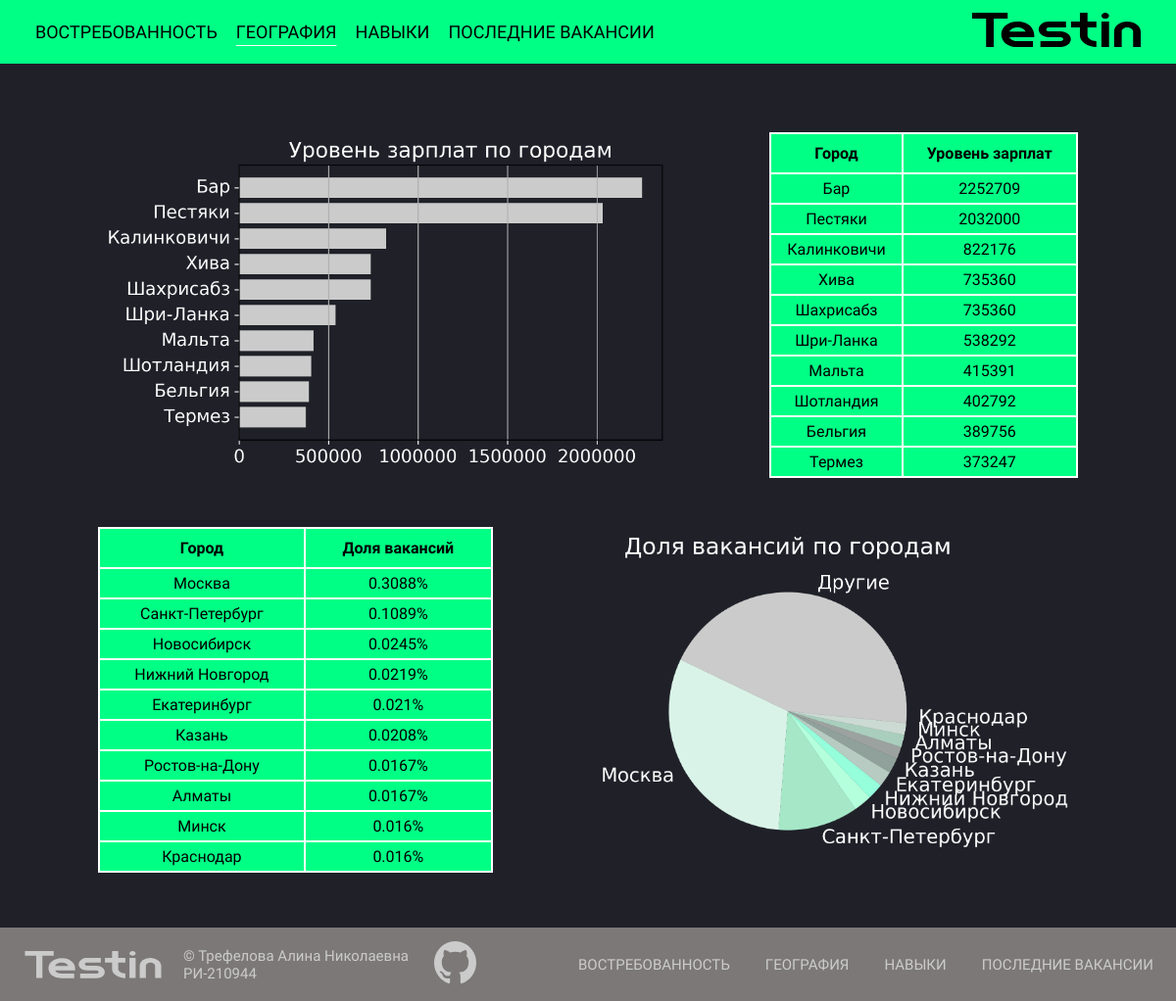
/geography, run on an earlier commit of the app's database.
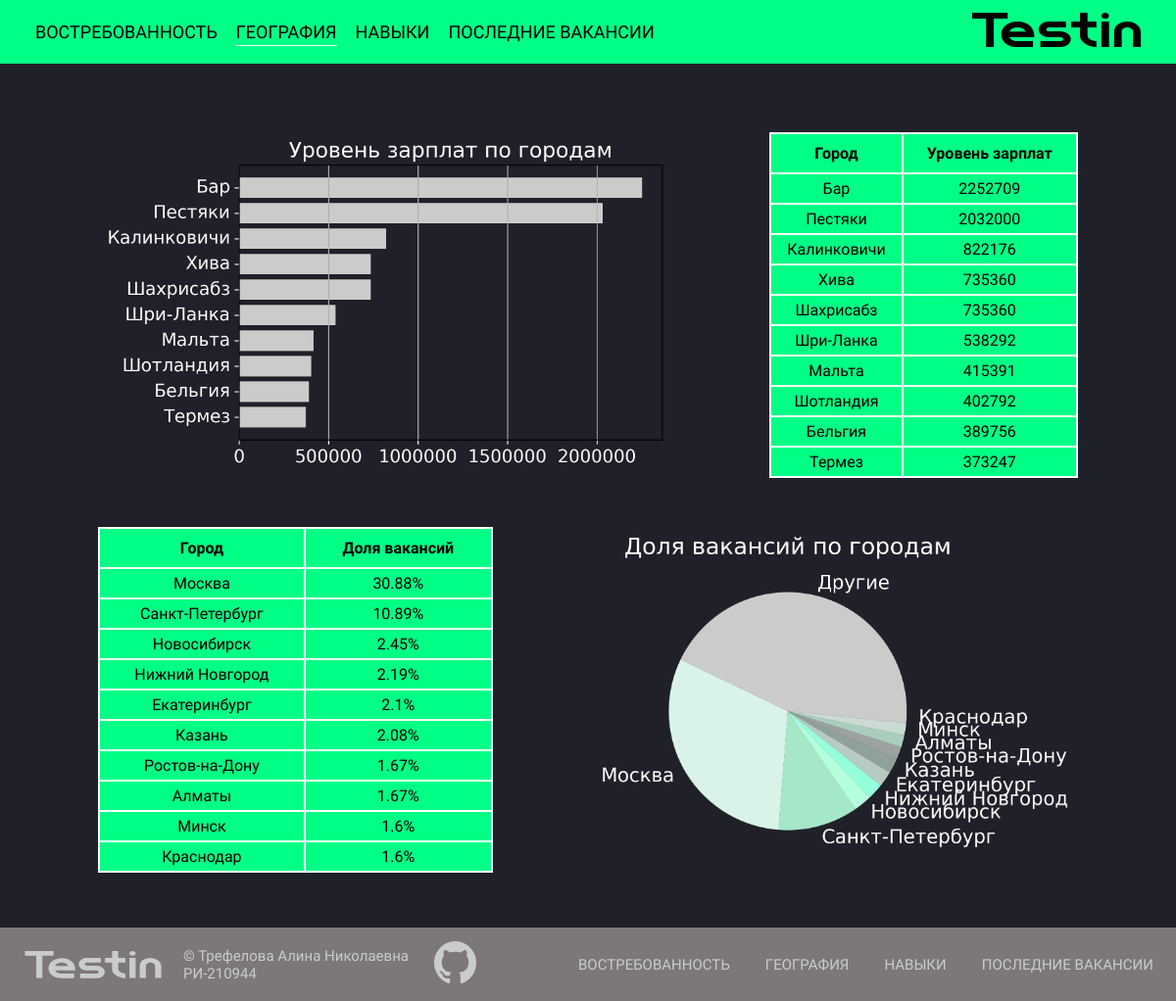
And on a later commit of the database.
### testin/models.py (models this page shows, shortened)
class salaryCities(models.Model):
    city = models.CharField('Город', max_length=50)
    salary = models.IntegerField('Средняя зарплата')
    class Meta:
        verbose_name = 'Город'
        verbose_name_plural = 'Города по зарплатам'

class vacanciesCities(models.Model):
    city = models.CharField('Город', max_length=50)
    vacancies = models.FloatField('Доля вакансий')
    class Meta:
        verbose_name = 'Город'
        verbose_name_plural = 'Города по кол-ву вакансий'

### testin/views.py (the view)
# urls.py: path('geography', geography_page),
def geography_page(reqest):
    data = {
        'salaryCities' : [salaryCities.objects.get(id=i) for i in range(1, 11)],
        'vacanciesCities' : [vacanciesCities.objects.get(id=i) for i in range(1, 11)],
    }
    return render(reqest, 'geography.html', context=data)

### templates/geography.html (shortened to what this page needs)
<!DOCTYPE html>
<html lang="ru">
    <head>
        {% load static %}
        <link href="{% static 'css/style.css'%}" rel="stylesheet">
        <link href="{% static 'css/table.css'%}" rel="stylesheet">
        <link href="{% static 'css/geography.css'%}" rel="stylesheet">
    </head>
    <body>
        <header class="main-header">
            <nav class="site-navigation">
                <ul class="site-navigation-list">
                    <li class="site-navigation-list-item"><a href="/demand">Востребованность</a></li>
                    <li class="site-navigation-list-item active"><a href="/geography">География</a></li>
                    <li class="site-navigation-list-item"><a href="/skills">Навыки</a></li>
                    <li class="site-navigation-list-item"><a href="/vacancies">Последние вакансии</a></li>
                </ul>
                <a href="/"><img class="main-logo" src="{% static 'img/header_logo.svg'%}" width="172" height="35" alt="Логотип Testin"></a>
            </nav>
        </header>
        <main>
            <div class="first">
                <img src="{% static 'img/salaryCity.png'%}" height="350" alt="График уровня зарплат по городам">
                <table class="salary-city-table">
                    <tr><th>Город</th><th>Уровень зарплат</th></tr>
                    {% for city in salaryCities %}
                        <tr><td>{{ city.city }}</td><td>{{ city.salary }}</td></tr>
                    {% endfor %}
                </table>
            </div>
            <div>
                <table class="vacancies-city-table">
                    <tr><th>Город</th><th>Доля вакансий</th></tr>
                    {% for city in vacanciesCities %}
                        <tr><td>{{ city.city }}</td><td>{{ city.vacancies }}%</td></tr>
                    {% endfor %}
                </table>
                <img src="{% static 'img/vacanciesCity.png'%}" height="350" alt="График доли вакансий по городам">
            </div>
        </main>
        <footer class="main-footer">
            <img class="footer-logo" src="{% static 'img/footer_logo.svg'%}" width="144" height="28" alt="Логотип Testin">
            <div class="author">
                <p>© Трефелова Алина Николаевна</p>
                <p>РИ-210944</p>
            </div>
            <a class="git" href="https://github.com/malinainsugar/Trefelova"><img  src="{% static 'img/git.svg'%}" width="43" height="43" alt="github"></a>
            <ul class="footer-navigation-list">
                <li class="footer-navigation-list-item"><a href="/demand">Востребованность</a></li>
                <li class="footer-navigation-list-item"><a href="/geography">География</a></li>
                <li class="footer-navigation-list-item"><a href="/skills">Навыки</a></li>
                <li class="footer-navigation-list-item"><a href="/vacancies">Последние вакансии</a></li>
            </ul>
        </footer>
    </body>
</html>

### static/css/style.css (style rules this page uses)
html { height: 100%; }
body { background-color: #1F2028; font-family: 'Raleway'; font-weight: 400; font-size: 18px; line-height: 21px; color: white; margin: 0; padding: 0; min-height: 100%; }
.main-header { background-color: #00FF85; margin: 0; padding: 13px 36px; margin-bottom: 70px; }
.site-navigation { display: flex; }
.site-navigation-list { list-style: none; margin: auto; margin-left: 0; padding: 0; display: flex; flex-wrap: wrap; gap: 19px; }
.site-navigation-list-item a { margin: 0; padding: 0; font-size: 18px; line-height: 22px; color: black; text-decoration: none; text-transform: uppercase; }
main { min-height: calc(100vh - 260px); padding: 0 40px; margin: 0 auto; margin-bottom: 56px; }
.footer-logo { margin: auto 0; margin-right: 20px; }
.main-footer { background-color: #7C7878; font-size: 15px; line-height: 18px; margin-top: 0; padding: 14px 23px; display: flex; margin-bottom: 0; }
.main-footer .author { color: #CBCBCB; margin: auto; margin-left: 0; margin-right: 26px; }
.author p { margin: 0; }
.footer-navigation-list { list-style: none; margin: auto; margin-right: 0; display: flex; flex-wrap: wrap; gap: 36px; }
.git { margin: auto; margin-left: 0; }
.footer-navigation-list-item a { text-decoration: none; color: #CBCBCB; text-transform: uppercase; }
.active { text-decoration: underline; text-decoration-thickness: 1px; text-underline-offset: 3px; text-underline-position: under; }

### static/css/table.css (style rules this page uses)
table { color: black; background-color: #00FF85; border-collapse: collapse; text-align: center; font-size: 16px; line-height: 19px; }
td, th { border: 2px solid white; padding: 10px; }

### static/css/geography.css (style rules this page uses)
main { padding: 0 100px; }
div:not(.author) { display: flex; gap: 100px; justify-content: center; }
.first { margin-bottom: 50px; }
table { width: 600px; }
tt, td { padding: 5px; }

What changed in the data, as far as the page shows it:
changed vacanciesCities "Москва": vacancies "0.3088" → "30.88"
changed vacanciesCities "Санкт-Петербург": vacancies "0.1089" → "10.89"
changed vacanciesCities "Новосибирск": vacancies "0.0245" → "2.45"
changed vacanciesCities "Нижний Новгород": vacancies "0.0219" → "2.19"
changed vacanciesCities "Екатеринбург": vacancies "0.021" → "2.1"
changed vacanciesCities "Казань": vacancies "0.0208" → "2.08"
changed vacanciesCities "Ростов-на-Дону": vacancies "0.0167" → "1.67"
changed vacanciesCities "Алматы": vacancies "0.0167" → "1.67"
changed vacanciesCities "Минск": vacancies "0.016" → "1.6"
changed vacanciesCities "Краснодар": vacancies "0.016" → "1.6"
